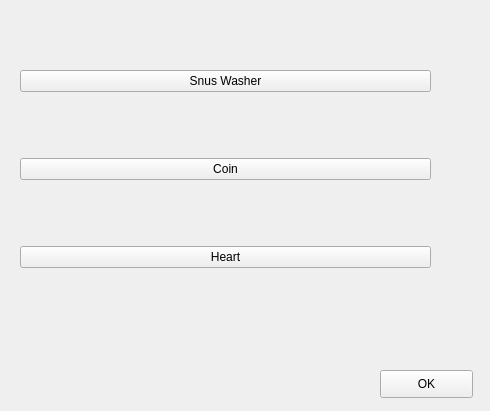
<?xml version="1.0" encoding="UTF-8"?>
<ui version="4.0">
 <class>ChangeSkinWindow</class>
 <widget class="QWidget" name="ChangeSkinWindow">
  <property name="geometry">
   <rect>
    <x>0</x>
    <y>0</y>
    <width>490</width>
    <height>411</height>
   </rect>
  </property>
  <property name="windowTitle">
   <string>Form</string>
  </property>
  <widget class="QPushButton" name="goback_button">
   <property name="geometry">
    <rect>
     <x>380</x>
     <y>370</y>
     <width>93</width>
     <height>28</height>
    </rect>
   </property>
   <property name="text">
    <string>OK</string>
   </property>
  </widget>
  <widget class="QWidget" name="">
   <property name="geometry">
    <rect>
     <x>20</x>
     <y>10</y>
     <width>411</width>
     <height>321</height>
    </rect>
   </property>
   <layout class="QVBoxLayout" name="verticalLayout">
    <item>
     <widget class="QPushButton" name="snuswasher_button">
      <property name="text">
       <string>Snus Washer</string>
      </property>
     </widget>
    </item>
    <item>
     <widget class="QPushButton" name="coin_button">
      <property name="text">
       <string>Coin</string>
      </property>
     </widget>
    </item>
    <item>
     <widget class="QPushButton" name="heart_button">
      <property name="text">
       <string>Heart</string>
      </property>
     </widget>
    </item>
   </layout>
  </widget>
 </widget>
 <resources/>
 <connections/>
</ui>
